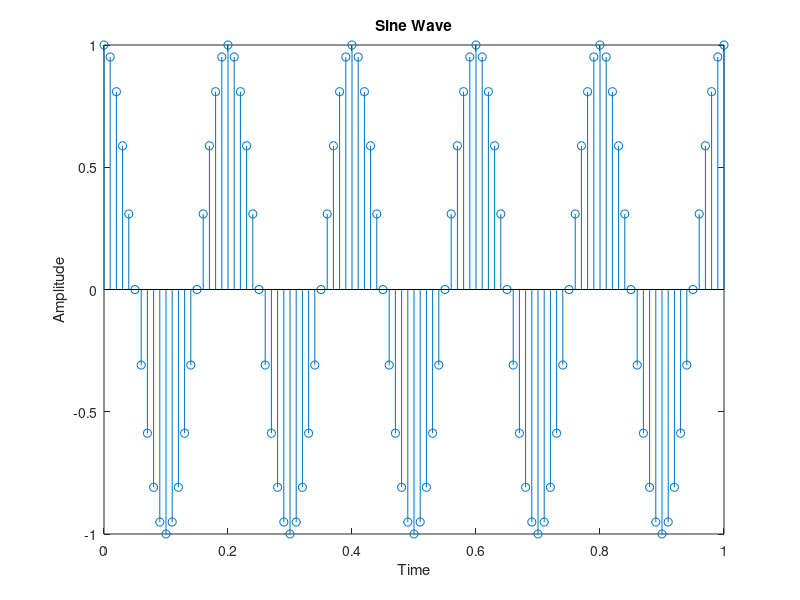

MATLAB code to generate this figure:
a=1;
f=5;
fs=100;
n=0:1/fs:1;
x=a*cos(2*pi*f*n);
stem(n,x);
title("Sine Wave");
xlabel("Time");
ylabel("Amplitude");
